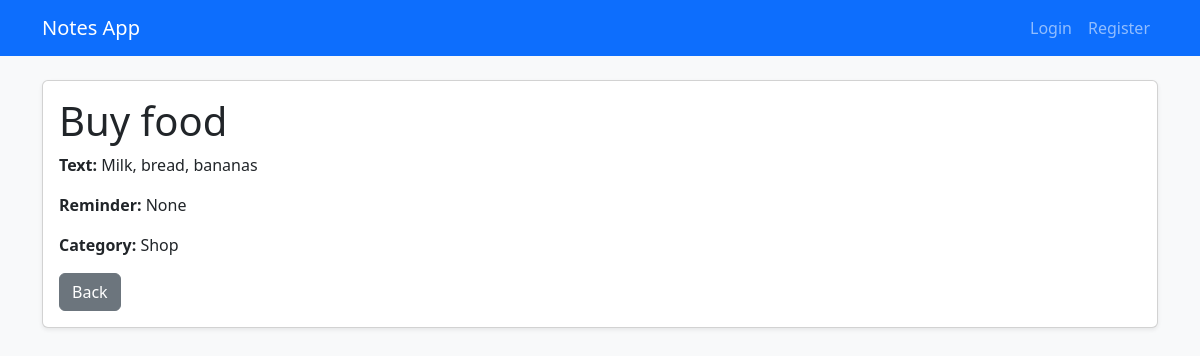
The app's page /2/, older data.
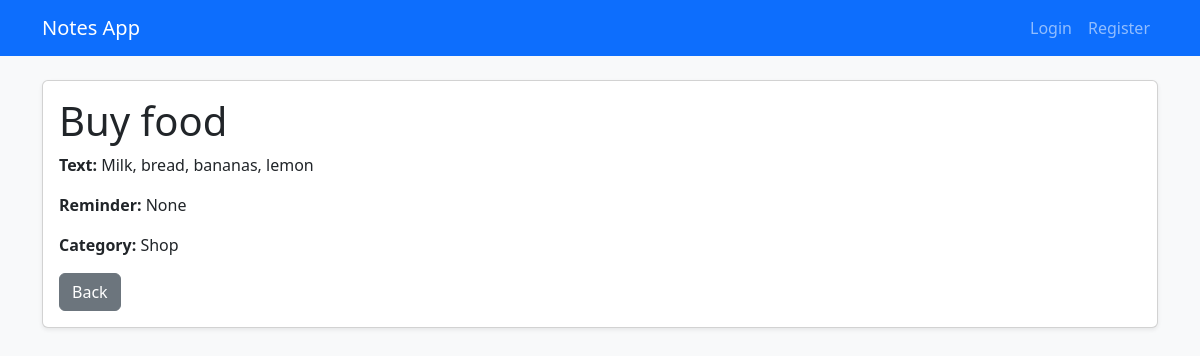
The same page, newer data.
### notes/models.py (models this page shows, shortened)
class Note(models.Model):
    title = models.CharField(max_length=200)
    text = models.TextField()
    reminder = models.DateTimeField(null=True, blank=True)
    category = models.ForeignKey(Category, on_delete=models.CASCADE)
    user = models.ForeignKey(User, on_delete=models.CASCADE, null=True, blank=True)

class Category(models.Model):
    title = models.CharField(max_length=100)

### notes/views.py (the view)
# urls.py: path('<int:pk>/', NoteDetailView.as_view(), name='note_detail'),
class NoteDetailView(DetailView):
    model = Note
    template_name = 'note_detail.html'
    context_object_name = 'note'

### notes/templates/note_detail.html (shortened to what this page needs)
{% extends 'base.html' %}
{% block content %}
<div class="card shadow-sm">
    <div class="card-body">
        <h1 class="card-title">{{ note.title }}</h1>
        <p><strong>Text:</strong> {{ note.text }}</p>
        <p><strong>Reminder:</strong> {{ note.reminder }}</p>
        <p><strong>Category:</strong> {{ note.category.title }}</p>
        <a href="{% url 'notes_list' %}" class="btn btn-secondary">Back</a>
    </div>
</div>
{% endblock %}

### notes/templates/base.html (shortened to what this page needs)
<!DOCTYPE html>
<html lang="en">
<head>
    <link href="https://cdn.jsdelivr.net/npm/bootstrap@5.3.8/dist/css/bootstrap.min.css" rel="stylesheet">
</head>
<body class="bg-light">
<nav class="navbar navbar-expand-lg navbar-dark bg-primary">
    <div class="container">
        <a class="navbar-brand" href="{% url 'notes_list' %}">Notes App</a>
        <div class="collapse navbar-collapse show">
            <ul class="navbar-nav ms-auto">
            {% if user.is_authenticated %}
                <li class="nav-item">
                    <a class="nav-link" href="{% url 'notes_list' %}">Home</a>
                </li>
                <li class="nav-item">
                    <a class="nav-link" href="{% url 'note_create' %}">Create Note</a>
                </li>
                {% if user.is_staff %}
                    <li class="nav-item">
                        <a class="nav-link" href="/admin/">Admin panel</a>
                    </li>
                {% endif %}
                <li class="nav-item">
                    <a class="nav-link" href="{% url 'logout' %}">Log out</a>
                </li>
            {% else %}
                <li class="nav-item">
                    <a class="nav-link" href="{% url 'login' %}">Login</a>
                </li>
                <li class="nav-item">
                    <a class="nav-link" href="{% url 'register' %}">Register</a>
                </li>
            {% endif %}
            </ul>
        </div>
    </div>
</nav>
<div class="container py-4">
    {% block content %}
    {% endblock %}
</div>
</body>
</html>

Row changes from the older to the newer data that the page shows:
changed Note "Buy food": text "Milk, bread, bananas" → "Milk, bread, bananas, lemon"
